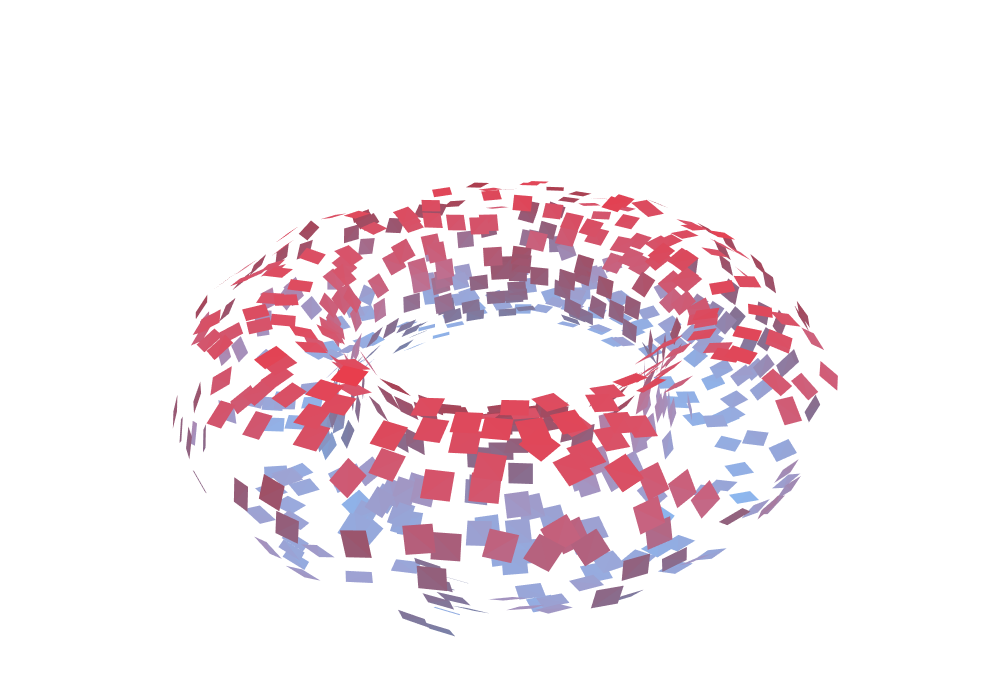

Notebook source saved alongside this figure:
### Markdown cell above
### Make figures

### Code cell
r=1
R=3

data = Torus(r, R, 600, 0.1)
# px.scatter_3d(x = data[:,0],
#               y = data[:,1],
#               z = data[:,2]).show()

bundle, _,_,_ = Tangents_and_Curvature(data, 2)
fig = plot_tangent_planes_3d(bundle, data, angle = [3,3,2], zoom = 0.8)
fig.show()
# true_normals = true_normals_torus(data, R)
# estimated_normals = bundle[:,:,2]
# angles = angles_between_vectors(true_normals, estimated_normals)
# print(np.mean(angles))
# fig.show()

### Figure 1 — Plotly figure (JSON) as saved in the notebook; plotly's stock layout.template omitted (floating-point values rounded to 4 significant figures; data arrays with more than 128 entries replaced by an {"elided": "..."} marker saying what was removed)
{"data": [{"facecolor": {"elided": "1200 str values"}, "i": {"elided": "1200 int values"}, "j": {"elided": "1200 int values"}, "k": {"elided": "1200 int values"}, "name": "", "type": "mesh3d", "x": {"elided": "2400 float values"}, "y": {"elided": "2400 float values"}, "z": {"elided": "2400 float values"}}], "layout": {"height": 700, "margin": {"b": 0, "l": 0, "r": 0, "t": 0}, "scene": {"aspectmode": "data", "aspectratio": {"x": 1, "y": 1, "z": 1}, "camera": {"center": {"x": 0, "y": 0, "z": 0}, "eye": {"x": 1.132, "y": 1.132, "z": 1.006}, "up": {"x": 0, "y": 0, "z": 1}}, "xaxis": {"backgroundcolor": "rgb(230, 230, 230)", "gridcolor": "rgb(255, 255, 255)", "showbackground": true, "visible": false, "zerolinecolor": "rgb(255, 255, 255)"}, "yaxis": {"backgroundcolor": "rgb(230, 230, 230)", "gridcolor": "rgb(255, 255, 255)", "showbackground": true, "visible": false, "zerolinecolor": "rgb(255, 255, 255)"}, "zaxis": {"backgroundcolor": "rgb(230, 230, 230)", "gridcolor": "rgb(255, 255, 255)", "showbackground": true, "visible": false, "zerolinecolor": "rgb(255, 255, 255)"}}, "width": 1000}}
